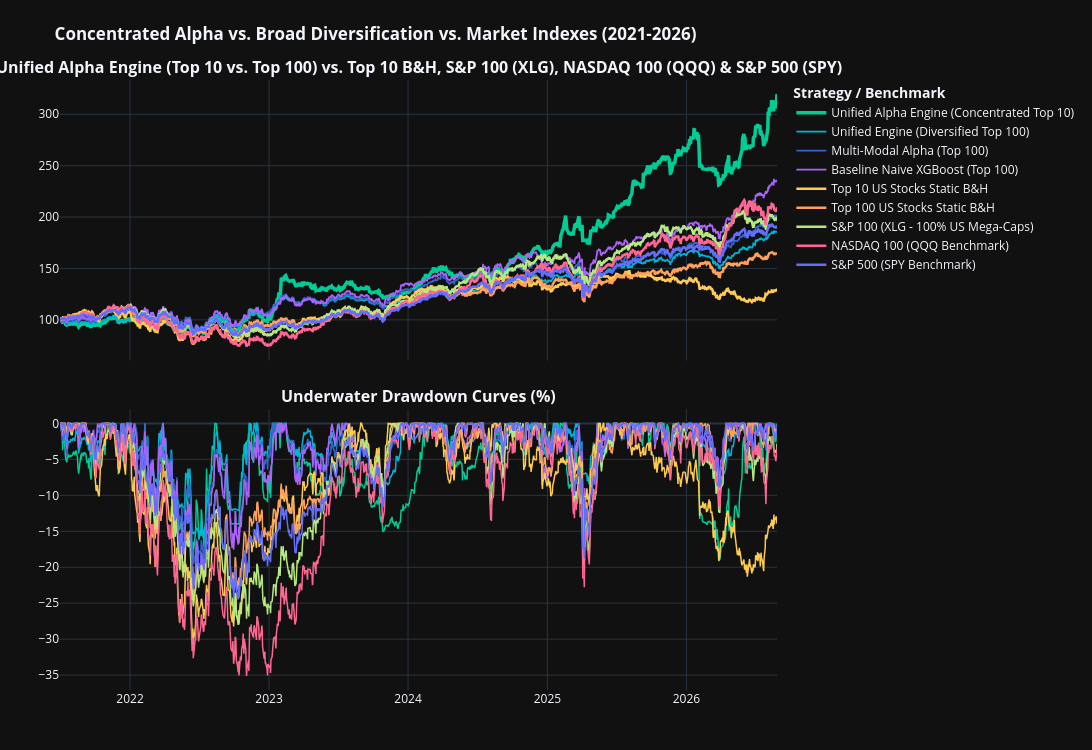

The cell this chart's notebook holds for it:
### Markdown cell above
## 5. Full-Width Interactive Equity Curves & Underwater Drawdowns (2021–2026)

### Code cell
fig = make_subplots(rows=2, cols=1, shared_xaxes=True, vertical_spacing=0.08,
                    subplot_titles=('<b>Unified Alpha Engine (Top 10 vs. Top 100) vs. Top 10 B&H, S&P 100 (XLG), NASDAQ 100 (QQQ) & S&P 500 (SPY)</b>',
                                    '<b>Underwater Drawdown Curves (%)</b>'))

colors = {
    'Strategy_Unified_Concentrated_Top10': '#00CC96',
    'Strategy_Unified_Diversified_Top100': '#00B4D8',
    'Strategy_MultiModal_Diversified_Top100': '#3366CC',
    'Strategy_Baseline_Diversified_Top100': '#AB63FA',
    'Benchmark_CandidatePool_Top10_BH': '#FECB52',
    'Benchmark_CandidatePool_Top100_BH': '#FFA15A',
    'Benchmark_XLG_SP100': '#B6E880',
    'Benchmark_QQQ_Nasdaq100': '#FF6692',
    'Benchmark_SPY_SP500': '#636EFA'
}

labels = {
    'Strategy_Unified_Concentrated_Top10': 'Unified Alpha Engine (Concentrated Top 10)',
    'Strategy_Unified_Diversified_Top100': 'Unified Engine (Diversified Top 100)',
    'Strategy_MultiModal_Diversified_Top100': 'Multi-Modal Alpha (Top 100)',
    'Strategy_Baseline_Diversified_Top100': 'Baseline Naive XGBoost (Top 100)',
    'Benchmark_CandidatePool_Top10_BH': 'Top 10 US Stocks Static B&H',
    'Benchmark_CandidatePool_Top100_BH': 'Top 100 US Stocks Static B&H',
    'Benchmark_XLG_SP100': 'S&P 100 (XLG - 100% US Mega-Caps)',
    'Benchmark_QQQ_Nasdaq100': 'NASDAQ 100 (QQQ Benchmark)',
    'Benchmark_SPY_SP500': 'S&P 500 (SPY Benchmark)'
}

for col, name in labels.items():
    s = df_master_eval[col]
    fig.add_trace(go.Scatter(
        x=df_master_eval['date'], y=s, name=name,
        line=dict(color=colors[col], width=3.5 if 'Concentrated' in name else (2.5 if 'Benchmark' in col else 1.8))
    ), row=1, col=1)
    
    dd = ((s - s.cummax()) / s.cummax()) * 100.0
    fig.add_trace(go.Scatter(
        x=df_master_eval['date'], y=dd, name=f"{name} DD", showlegend=False,
        line=dict(color=colors[col], width=1.5)
    ), row=2, col=1)

fig.update_layout(
    template='plotly_dark', width=1100, height=750,
    title='<b>Concentrated Alpha vs. Broad Diversification vs. Market Indexes (2021-2026)</b>',
    margin=dict(l=60, r=230, t=80, b=60),
    legend=dict(orientation='v', yanchor='top', y=1.0, xanchor='left', x=1.02, title=dict(text='<b>Strategy / Benchmark</b>'))
)
fig.show()

### Figure 1 — Plotly figure (JSON) as saved in the notebook; plotly's stock layout.template omitted (floating-point values rounded to 4 significant figures; data arrays with more than 128 entries replaced by an {"elided": "..."} marker saying what was removed)
{"data": [{"line": {"color": "#00CC96", "width": 3.5}, "name": "Unified Alpha Engine (Concentrated Top 10)", "type": "scatter", "x": {"elided": "1295 str values"}, "xaxis": "x", "y": {"elided": "1295 float values"}, "yaxis": "y"}, {"line": {"color": "#00CC96", "width": 1.5}, "name": "Unified Alpha Engine (Concentrated Top 10) DD", "showlegend": false, "type": "scatter", "x": {"elided": "1295 str values"}, "xaxis": "x2", "y": {"elided": "1295 float values"}, "yaxis": "y2"}, {"line": {"color": "#00B4D8", "width": 1.8}, "name": "Unified Engine (Diversified Top 100)", "type": "scatter", "x": {"elided": "1295 str values"}, "xaxis": "x", "y": {"elided": "1295 float values"}, "yaxis": "y"}, {"line": {"color": "#00B4D8", "width": 1.5}, "name": "Unified Engine (Diversified Top 100) DD", "showlegend": false, "type": "scatter", "x": {"elided": "1295 str values"}, "xaxis": "x2", "y": {"elided": "1295 float values"}, "yaxis": "y2"}, {"line": {"color": "#3366CC", "width": 1.8}, "name": "Multi-Modal Alpha (Top 100)", "type": "scatter", "x": {"elided": "1295 str values"}, "xaxis": "x", "y": {"elided": "1295 float values"}, "yaxis": "y"}, {"line": {"color": "#3366CC", "width": 1.5}, "name": "Multi-Modal Alpha (Top 100) DD", "showlegend": false, "type": "scatter", "x": {"elided": "1295 str values"}, "xaxis": "x2", "y": {"elided": "1295 float values"}, "yaxis": "y2"}, {"line": {"color": "#AB63FA", "width": 1.8}, "name": "Baseline Naive XGBoost (Top 100)", "type": "scatter", "x": {"elided": "1295 str values"}, "xaxis": "x", "y": {"elided": "1295 float values"}, "yaxis": "y"}, {"line": {"color": "#AB63FA", "width": 1.5}, "name": "Baseline Naive XGBoost (Top 100) DD", "showlegend": false, "type": "scatter", "x": {"elided": "1295 str values"}, "xaxis": "x2", "y": {"elided": "1295 float values"}, "yaxis": "y2"}, {"line": {"color": "#FECB52", "width": 2.5}, "name": "Top 10 US Stocks Static B&H", "type": "scatter", "x": {"elided": "1295 str values"}, "xaxis": "x", "y": {"elided": "1295 float values"}, "yaxis": "y"}, {"line": {"color": "#FECB52", "width": 1.5}, "name": "Top 10 US Stocks Static B&H DD", "showlegend": false, "type": "scatter", "x": {"elided": "1295 str values"}, "xaxis": "x2", "y": {"elided": "1295 float values"}, "yaxis": "y2"}, {"line": {"color": "#FFA15A", "width": 2.5}, "name": "Top 100 US Stocks Static B&H", "type": "scatter", "x": {"elided": "1295 str values"}, "xaxis": "x", "y": {"elided": "1295 float values"}, "yaxis": "y"}, {"line": {"color": "#FFA15A", "width": 1.5}, "name": "Top 100 US Stocks Static B&H DD", "showlegend": false, "type": "scatter", "x": {"elided": "1295 str values"}, "xaxis": "x2", "y": {"elided": "1295 float values"}, "yaxis": "y2"}, {"line": {"color": "#B6E880", "width": 2.5}, "name": "S&P 100 (XLG - 100% US Mega-Caps)", "type": "scatter", "x": {"elided": "1295 str values"}, "xaxis": "x", "y": {"elided": "1295 float values"}, "yaxis": "y"}, {"line": {"color": "#B6E880", "width": 1.5}, "name": "S&P 100 (XLG - 100% US Mega-Caps) DD", "showlegend": false, "type": "scatter", "x": {"elided": "1295 str values"}, "xaxis": "x2", "y": {"elided": "1295 float values"}, "yaxis": "y2"}, {"line": {"color": "#FF6692", "width": 2.5}, "name": "NASDAQ 100 (QQQ Benchmark)", "type": "scatter", "x": {"elided": "1295 str values"}, "xaxis": "x", "y": {"elided": "1295 float values"}, "yaxis": "y"}, {"line": {"color": "#FF6692", "width": 1.5}, "name": "NASDAQ 100 (QQQ Benchmark) DD", "showlegend": false, "type": "scatter", "x": {"elided": "1295 str values"}, "xaxis": "x2", "y": {"elided": "1295 float values"}, "yaxis": "y2"}, {"line": {"color": "#636EFA", "width": 2.5}, "name": "S&P 500 (SPY Benchmark)", "type": "scatter", "x": {"elided": "1295 str values"}, "xaxis": "x", "y": {"elided": "1295 float values"}, "yaxis": "y"}, {"line": {"color": "#636EFA", "width": 1.5}, "name": "S&P 500 (SPY Benchmark) DD", "showlegend": false, "type": "scatter", "x": {"elided": "1295 str values"}, "xaxis": "x2", "y": {"elided": "1295 float values"}, "yaxis": "y2"}], "layout": {"annotations": [{"font": {"size": 16}, "showarrow": false, "text": "<b>Unified Alpha Engine (Top 10 vs. Top 100) vs. Top 10 B&H, S&P 100 (XLG), NASDAQ 100 (QQQ) & S&P 500 (SPY)</b>", "x": 0.5, "xanchor": "center", "xref": "paper", "y": 1.0, "yanchor": "bottom", "yref": "paper"}, {"font": {"size": 16}, "showarrow": false, "text": "<b>Underwater Drawdown Curves (%)</b>", "x": 0.5, "xanchor": "center", "xref": "paper", "y": 0.46, "yanchor": "bottom", "yref": "paper"}], "height": 750, "legend": {"orientation": "v", "title": {"text": "<b>Strategy / Benchmark</b>"}, "x": 1.02, "xanchor": "left", "y": 1.0, "yanchor": "top"}, "margin": {"b": 60, "l": 60, "r": 230, "t": 80}, "title": {"text": "<b>Concentrated Alpha vs. Broad Diversification vs. Market Indexes (2021-2026)</b>"}, "width": 1100, "xaxis": {"anchor": "y", "domain": [0.0, 1.0], "matches": "x2", "showticklabels": false}, "xaxis2": {"anchor": "y2", "domain": [0.0, 1.0]}, "yaxis": {"anchor": "x", "domain": [0.54, 1.0]}, "yaxis2": {"anchor": "x2", "domain": [0.0, 0.46]}}}
